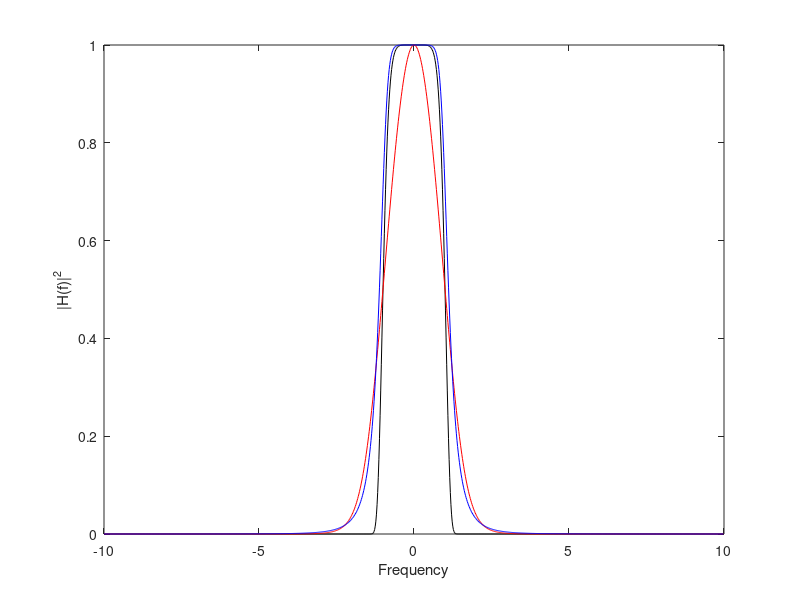
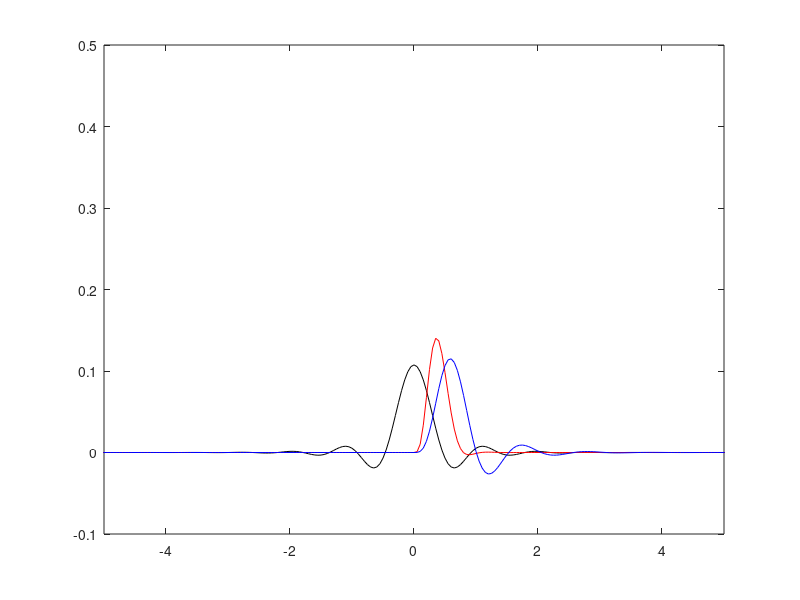
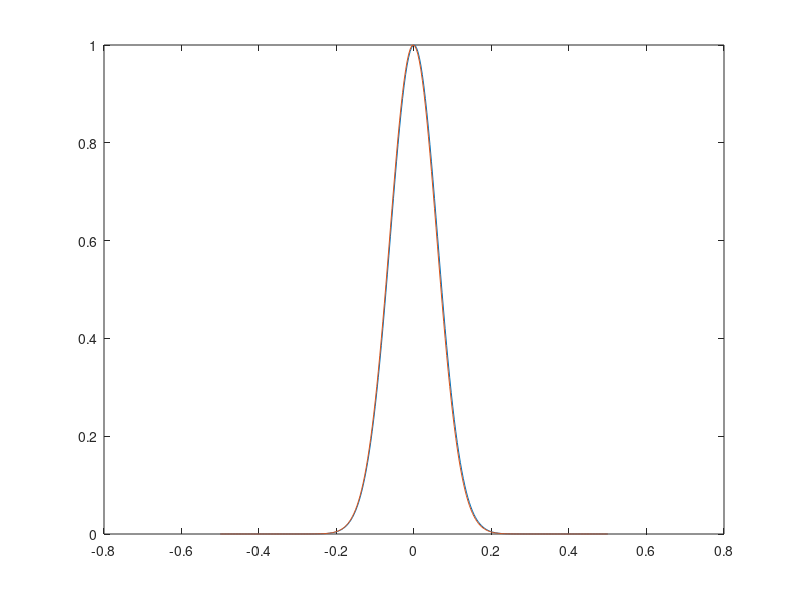

The MATLAB source for these figures, in order:
%% higher-order Gaussian filters have a large negative excursion

clear, clc, close all

%% Gaussian vs Bessel

B_Gaussian = 2;
N_Gaussian = 4;

B_Bessel = 2;
N_Bessel = 5;

B_Butter = 2;
N_Butter = 5;


N = 1024;

fs = 20;
df = fs/N;
f = -fs/2:df:fs/2-df;

dt = 1/(fs);
t = -N/2*dt:dt:(N/2-1)*dt;

% Gaussian
F_0 = B_Gaussian/(2*log(2)^(1/(2*N_Gaussian)));

H_gaussian = exp(-0.5*(f/F_0).^(2*N_Gaussian));
H_gaussian = H_gaussian/max(abs(H_gaussian));

h_gaussian = fftshift(ifft(ifftshift(H_gaussian)));

% Bessel
F_Cut = B_Bessel/2;                   %% Normalise cut-off frequency

W_0 = 2*pi*F_Cut/0.615685;                               %% Constant group delay frequency for "besself" function (heuristic)

[b,a] = besself(N_Bessel, W_0);                             %% Design filter using Matlab tool (Poles and Zeros in S-domain)

H_bessel = freqs(b, a, 2*pi*f);
H_bessel = H_bessel/max(abs(H_bessel));

h_bessel = fftshift(ifft(ifftshift(H_bessel)));

% Butter
F_cut = B_Butter/2;
[b,a] = butter(N_Butter, 2*pi*F_cut, 's');
H_Butter = freqs(b, a, 2*pi*f);
H_Butter = H_Butter/max(abs(H_Butter));
h_Butter = fftshift(ifft(ifftshift(H_Butter)));


%% Figure
figure
plot(f, abs(H_gaussian).^2, 'k', f, abs(H_bessel).^2, 'r', f, abs(H_Butter), 'b')
xlabel('Frequency')
ylabel('|H(f)|^2')

figure
plot(t, h_gaussian, 'k', t, h_bessel, 'r', t, h_Butter, 'b')
axis([-5 5 -0.1 0.5])


Mct = 8;
cutoff = 1/1.23;
order = 1;

nlength = 256;   % makes it even, so grp delay is (tx.interp_length-1)/2

% Gaussian filter
f = linspace(-0.5, 0.5, nlength);
f0 = (cutoff/Mct)/(2*log(2)^(1/(2*order)));
H = exp(-0.5*(f/f0).^(2*order));

h = fftshift(ifft(ifftshift(H)));

afilt = 1;
bfilt = h;

H2 = freqz(bfilt, afilt, f, 1);

figure
plot(f, abs(H),f, abs(H2))
